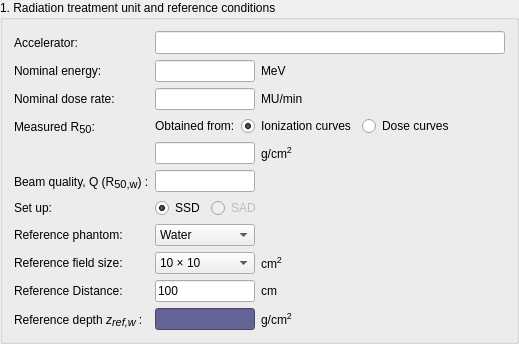
          <widget class="QGroupBox" name="sectionOneGB">
           <property name="enabled">
            <bool>true</bool>
           </property>
           <property name="sizePolicy">
            <sizepolicy hsizetype="Preferred" vsizetype="Fixed">
             <horstretch>0</horstretch>
             <verstretch>0</verstretch>
            </sizepolicy>
           </property>
           <property name="minimumSize">
            <size>
             <width>0</width>
             <height>0</height>
            </size>
           </property>
           <property name="maximumSize">
            <size>
             <width>16777215</width>
             <height>16777215</height>
            </size>
           </property>
           <property name="autoFillBackground">
            <bool>false</bool>
           </property>
           <property name="title">
            <string>1. Radiation treatment unit and reference conditions </string>
           </property>
           <property name="flat">
            <bool>false</bool>
           </property>
           <layout class="QVBoxLayout" name="verticalLayout_2">
            <item>
             <layout class="QFormLayout" name="sectionOneFL">
              <property name="sizeConstraint">
               <enum>QLayout::SetDefaultConstraint</enum>
              </property>
              <property name="fieldGrowthPolicy">
               <enum>QFormLayout::ExpandingFieldsGrow</enum>
              </property>
              <property name="rowWrapPolicy">
               <enum>QFormLayout::DontWrapRows</enum>
              </property>
              <item row="0" column="0">
               <widget class="QLabel" name="linacNameLabel">
                <property name="text">
                 <string>Accelerator:</string>
                </property>
               </widget>
              </item>
              <item row="0" column="1">
               <widget class="QLineEdit" name="linacNameLE">
                <property name="sizePolicy">
                 <sizepolicy hsizetype="Fixed" vsizetype="Fixed">
                  <horstretch>0</horstretch>
                  <verstretch>0</verstretch>
                 </sizepolicy>
                </property>
                <property name="minimumSize">
                 <size>
                  <width>350</width>
                  <height>0</height>
                 </size>
                </property>
                <property name="font">
                 <font>
                  <pointsize>10</pointsize>
                 </font>
                </property>
                <property name="clearButtonEnabled">
                 <bool>true</bool>
                </property>
               </widget>
              </item>
              <item row="1" column="0">
               <widget class="QLabel" name="nomAccPotLabel">
                <property name="text">
                 <string>Nominal energy:</string>
                </property>
               </widget>
              </item>
              <item row="1" column="1">
               <layout class="QHBoxLayout" name="nomAccPotHL">
                <item>
                 <widget class="QLineEdit" name="nomAccPotLE">
                  <property name="sizePolicy">
                   <sizepolicy hsizetype="Minimum" vsizetype="Fixed">
                    <horstretch>0</horstretch>
                    <verstretch>0</verstretch>
                   </sizepolicy>
                  </property>
                  <property name="minimumSize">
                   <size>
                    <width>0</width>
                    <height>0</height>
                   </size>
                  </property>
                  <property name="maximumSize">
                   <size>
                    <width>100</width>
                    <height>16777215</height>
                   </size>
                  </property>
                  <property name="mouseTracking">
                   <bool>false</bool>
                  </property>
                  <property name="focusPolicy">
                   <enum>Qt::ClickFocus</enum>
                  </property>
                  <property name="cursorPosition">
                   <number>0</number>
                  </property>
                  <property name="alignment">
                   <set>Qt::AlignLeading|Qt::AlignLeft|Qt::AlignVCenter</set>
                  </property>
                  <property name="readOnly">
                   <bool>false</bool>
                  </property>
                  <property name="clearButtonEnabled">
                   <bool>false</bool>
                  </property>
                 </widget>
                </item>
                <item>
                 <widget class="QLabel" name="nomAccPotUnit">
                  <property name="sizePolicy">
                   <sizepolicy hsizetype="Fixed" vsizetype="Preferred">
                    <horstretch>0</horstretch>
                    <verstretch>0</verstretch>
                   </sizepolicy>
                  </property>
                  <property name="text">
                   <string>MeV</string>
                  </property>
                 </widget>
                </item>
               </layout>
              </item>
              <item row="2" column="0">
               <widget class="QLabel" name="nomDoseRateLabel">
                <property name="text">
                 <string>Nominal dose rate:</string>
                </property>
               </widget>
              </item>
              <item row="2" column="1">
               <layout class="QHBoxLayout" name="nomDoseRateHL">
                <item>
                 <widget class="QLineEdit" name="nomDoseRateLE">
                  <property name="sizePolicy">
                   <sizepolicy hsizetype="Fixed" vsizetype="Fixed">
                    <horstretch>0</horstretch>
                    <verstretch>0</verstretch>
                   </sizepolicy>
                  </property>
                  <property name="maximumSize">
                   <size>
                    <width>100</width>
                    <height>16777215</height>
                   </size>
                  </property>
                 </widget>
                </item>
                <item>
                 <widget class="QLabel" name="nomDoseRateUnit">
                  <property name="text">
                   <string>MU/min</string>
                  </property>
                 </widget>
                </item>
               </layout>
              </item>
              <item row="3" column="0">
               <widget class="QLabel" name="label">
                <property name="sizePolicy">
                 <sizepolicy hsizetype="Fixed" vsizetype="Fixed">
                  <horstretch>0</horstretch>
                  <verstretch>0</verstretch>
                 </sizepolicy>
                </property>
                <property name="text">
                 <string>&lt;html&gt;&lt;head/&gt;&lt;body&gt;&lt;p&gt;Measured R&lt;span style=&quot; font-size:12pt; vertical-align:sub;&quot;&gt;50&lt;/span&gt;:&lt;/p&gt;&lt;/body&gt;&lt;/html&gt;</string>
                </property>
               </widget>
              </item>
              <item row="3" column="1">
               <layout class="QVBoxLayout" name="beamQR50VL">
                <item>
                 <layout class="QHBoxLayout" name="r50SourceHL">
                  <item>
                   <widget class="QLabel" name="label_2">
                    <property name="sizePolicy">
                     <sizepolicy hsizetype="Fixed" vsizetype="Preferred">
                      <horstretch>0</horstretch>
                      <verstretch>0</verstretch>
                     </sizepolicy>
                    </property>
                    <property name="text">
                     <string>Obtained from:</string>
                    </property>
                   </widget>
                  </item>
                  <item>
                   <widget class="QRadioButton" name="ionCurveRadioButton">
                    <property name="sizePolicy">
                     <sizepolicy hsizetype="Fixed" vsizetype="Fixed">
                      <horstretch>0</horstretch>
                      <verstretch>0</verstretch>
                     </sizepolicy>
                    </property>
                    <property name="text">
                     <string>Ionization curves</string>
                    </property>
                    <property name="checked">
                     <bool>true</bool>
                    </property>
                    <attribute name="buttonGroup">
                     <string notr="true">r50SourceGroup</string>
                    </attribute>
                   </widget>
                  </item>
                  <item>
                   <widget class="QRadioButton" name="doseCurveRadioButton">
                    <property name="sizePolicy">
                     <sizepolicy hsizetype="Fixed" vsizetype="Fixed">
                      <horstretch>0</horstretch>
                      <verstretch>0</verstretch>
                     </sizepolicy>
                    </property>
                    <property name="text">
                     <string>Dose curves</string>
                    </property>
                    <attribute name="buttonGroup">
                     <string notr="true">r50SourceGroup</string>
                    </attribute>
                   </widget>
                  </item>
                 </layout>
                </item>
                <item>
                 <layout class="QFormLayout" name="formLayout">
                  <item row="0" column="0">
                   <widget class="QLineEdit" name="measuredR50LE">
                    <property name="sizePolicy">
                     <sizepolicy hsizetype="Fixed" vsizetype="Fixed">
                      <horstretch>0</horstretch>
                      <verstretch>0</verstretch>
                     </sizepolicy>
                    </property>
                    <property name="minimumSize">
                     <size>
                      <width>100</width>
                      <height>0</height>
                     </size>
                    </property>
                    <property name="maximumSize">
                     <size>
                      <width>100</width>
                      <height>16777215</height>
                     </size>
                    </property>
                   </widget>
                  </item>
                  <item row="0" column="1">
                   <widget class="QLabel" name="r50Unit">
                    <property name="sizePolicy">
                     <sizepolicy hsizetype="Fixed" vsizetype="Preferred">
                      <horstretch>0</horstretch>
                      <verstretch>0</verstretch>
                     </sizepolicy>
                    </property>
                    <property name="text">
                     <string>&lt;html&gt;&lt;head/&gt;&lt;body&gt;&lt;p&gt;g/cm&lt;span style=&quot; font-size:11pt; vertical-align:super;&quot;&gt;2&lt;/span&gt;&lt;/p&gt;&lt;/body&gt;&lt;/html&gt;</string>
                    </property>
                   </widget>
                  </item>
                 </layout>
                </item>
               </layout>
              </item>
              <item row="4" column="0">
               <widget class="QLabel" name="beamQualityLabel">
                <property name="text">
                 <string>&lt;html&gt;&lt;head/&gt;&lt;body&gt;&lt;p&gt;Beam quality, Q (R&lt;span style=&quot; font-size:12pt; vertical-align:sub;&quot;&gt;50,w&lt;/span&gt;) :&lt;/p&gt;&lt;/body&gt;&lt;/html&gt;</string>
                </property>
               </widget>
              </item>
              <item row="4" column="1">
               <widget class="QLineEdit" name="beamQualityLE">
                <property name="sizePolicy">
                 <sizepolicy hsizetype="Fixed" vsizetype="Fixed">
                  <horstretch>0</horstretch>
                  <verstretch>0</verstretch>
                 </sizepolicy>
                </property>
                <property name="minimumSize">
                 <size>
                  <width>100</width>
                  <height>0</height>
                 </size>
                </property>
                <property name="maximumSize">
                 <size>
                  <width>100</width>
                  <height>16777215</height>
                 </size>
                </property>
                <property name="readOnly">
                 <bool>true</bool>
                </property>
               </widget>
              </item>
              <item row="5" column="0">
               <widget class="QLabel" name="calibSetupLabel">
                <property name="text">
                 <string>Set up:</string>
                </property>
               </widget>
              </item>
              <item row="5" column="1">
               <layout class="QHBoxLayout" name="calSetupHL">
                <item>
                 <widget class="QRadioButton" name="ssdRadioButton">
                  <property name="text">
                   <string>SSD</string>
                  </property>
                  <property name="checked">
                   <bool>true</bool>
                  </property>
                  <property name="autoExclusive">
                   <bool>true</bool>
                  </property>
                  <attribute name="buttonGroup">
                   <string notr="true">calibSetupGroup</string>
                  </attribute>
                 </widget>
                </item>
                <item>
                 <widget class="QRadioButton" name="sadRadioButton">
                  <property name="enabled">
                   <bool>false</bool>
                  </property>
                  <property name="text">
                   <string>SAD</string>
                  </property>
                  <attribute name="buttonGroup">
                   <string notr="true">calibSetupGroup</string>
                  </attribute>
                 </widget>
                </item>
               </layout>
              </item>
              <item row="6" column="0">
               <widget class="QLabel" name="refPhantomLabel">
                <property name="text">
                 <string>Reference phantom:</string>
                </property>
               </widget>
              </item>
              <item row="6" column="1">
               <widget class="QComboBox" name="refPhantomComboB">
                <property name="minimumSize">
                 <size>
                  <width>100</width>
                  <height>0</height>
                 </size>
                </property>
                <item>
                 <property name="text">
                  <string>Water</string>
                 </property>
                </item>
               </widget>
              </item>
              <item row="7" column="0">
               <widget class="QLabel" name="refFieldSizeLabel">
                <property name="text">
                 <string>Reference field size:</string>
                </property>
               </widget>
              </item>
              <item row="7" column="1">
               <layout class="QHBoxLayout" name="refFieldSizeHL">
                <item>
                 <widget class="QComboBox" name="reffieldSizeComboB">
                  <property name="sizePolicy">
                   <sizepolicy hsizetype="Fixed" vsizetype="Fixed">
                    <horstretch>0</horstretch>
                    <verstretch>0</verstretch>
                   </sizepolicy>
                  </property>
                  <property name="minimumSize">
                   <size>
                    <width>100</width>
                    <height>0</height>
                   </size>
                  </property>
                  <property name="maximumSize">
                   <size>
                    <width>100</width>
                    <height>16777215</height>
                   </size>
                  </property>
                  <item>
                   <property name="text">
                    <string>10 × 10</string>
                   </property>
                  </item>
                  <item>
                   <property name="text">
                    <string>20 × 20</string>
                   </property>
                  </item>
                 </widget>
                </item>
                <item>
                 <widget class="QLabel" name="fieldSizeUnit">
                  <property name="text">
                   <string>&lt;html&gt;&lt;head/&gt;&lt;body&gt;&lt;p&gt;cm&lt;span style=&quot; font-size:11pt; vertical-align:super;&quot;&gt;2&lt;/span&gt;&lt;/p&gt;&lt;/body&gt;&lt;/html&gt;</string>
                  </property>
                 </widget>
                </item>
               </layout>
              </item>
              <item row="8" column="0">
               <widget class="QLabel" name="refDistanceLabel">
                <property name="text">
                 <string>Reference Distance:</string>
                </property>
               </widget>
              </item>
              <item row="8" column="1">
               <layout class="QHBoxLayout" name="refDistanceHL">
                <item>
                 <widget class="QLineEdit" name="refDistanceLE">
                  <property name="sizePolicy">
                   <sizepolicy hsizetype="Fixed" vsizetype="Fixed">
                    <horstretch>0</horstretch>
                    <verstretch>0</verstretch>
                   </sizepolicy>
                  </property>
                  <property name="minimumSize">
                   <size>
                    <width>100</width>
                    <height>0</height>
                   </size>
                  </property>
                  <property name="maximumSize">
                   <size>
                    <width>100</width>
                    <height>16777215</height>
                   </size>
                  </property>
                  <property name="text">
                   <string>100</string>
                  </property>
                  <property name="readOnly">
                   <bool>true</bool>
                  </property>
                 </widget>
                </item>
                <item>
                 <widget class="QLabel" name="refDistanceUnit">
                  <property name="text">
                   <string>cm</string>
                  </property>
                 </widget>
                </item>
               </layout>
              </item>
              <item row="9" column="0">
               <widget class="QLabel" name="refDepthLabel">
                <property name="text">
                 <string>&lt;html&gt;&lt;head/&gt;&lt;body&gt;&lt;p&gt;Reference depth &lt;span style=&quot; font-style:italic;&quot;&gt;z&lt;/span&gt;&lt;span style=&quot; font-size:12pt; font-style:italic; vertical-align:sub;&quot;&gt;ref,w  &lt;/span&gt;:&lt;/p&gt;&lt;/body&gt;&lt;/html&gt;</string>
                </property>
               </widget>
              </item>
              <item row="9" column="1">
               <layout class="QHBoxLayout" name="refDepthHL">
                <item>
                 <widget class="QLineEdit" name="refDepthLE">
                  <property name="sizePolicy">
                   <sizepolicy hsizetype="Fixed" vsizetype="Fixed">
                    <horstretch>0</horstretch>
                    <verstretch>0</verstretch>
                   </sizepolicy>
                  </property>
                  <property name="minimumSize">
                   <size>
                    <width>100</width>
                    <height>0</height>
                   </size>
                  </property>
                  <property name="maximumSize">
                   <size>
                    <width>100</width>
                    <height>16777215</height>
                   </size>
                  </property>
                  <property name="font">
                   <font>
                    <weight>75</weight>
                    <bold>true</bold>
                   </font>
                  </property>
                  <property name="styleSheet">
                   <string notr="true">background-color: rgb(100, 100, 150);</string>
                  </property>
                  <property name="readOnly">
                   <bool>true</bool>
                  </property>
                 </widget>
                </item>
                <item>
                 <widget class="QLabel" name="refDepthUnit">
                  <property name="text">
                   <string>&lt;html&gt;&lt;head/&gt;&lt;body&gt;&lt;p&gt;g/cm&lt;span style=&quot; font-size:11pt; vertical-align:super;&quot;&gt;2&lt;/span&gt;&lt;/p&gt;&lt;/body&gt;&lt;/html&gt;</string>
                  </property>
                 </widget>
                </item>
               </layout>
              </item>
             </layout>
            </item>
           </layout>
          </widget>
